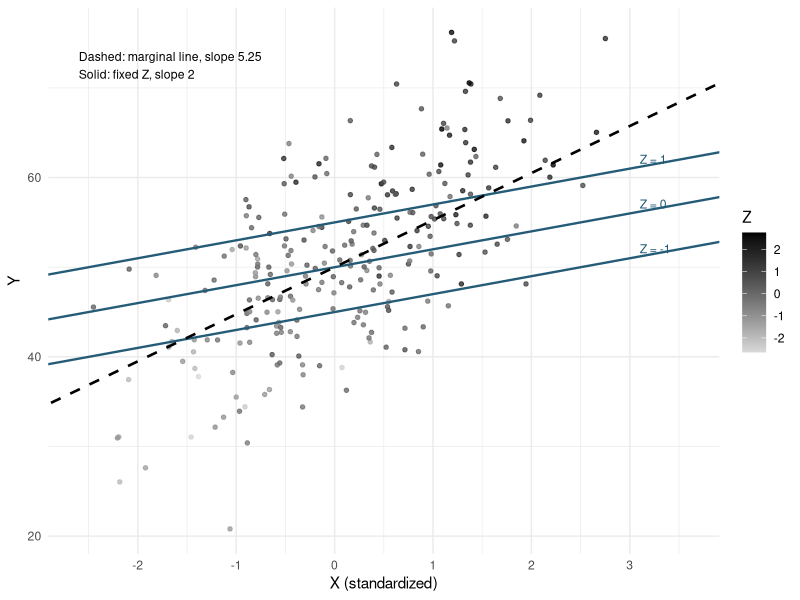
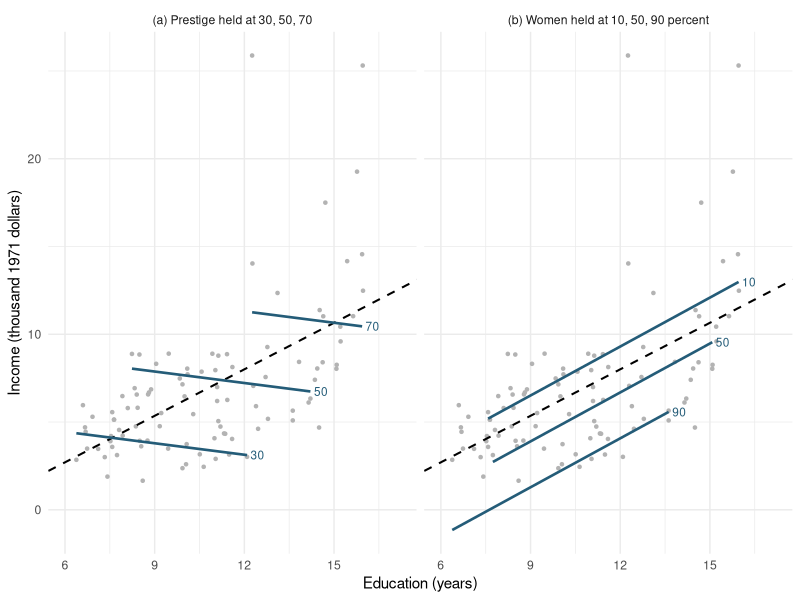
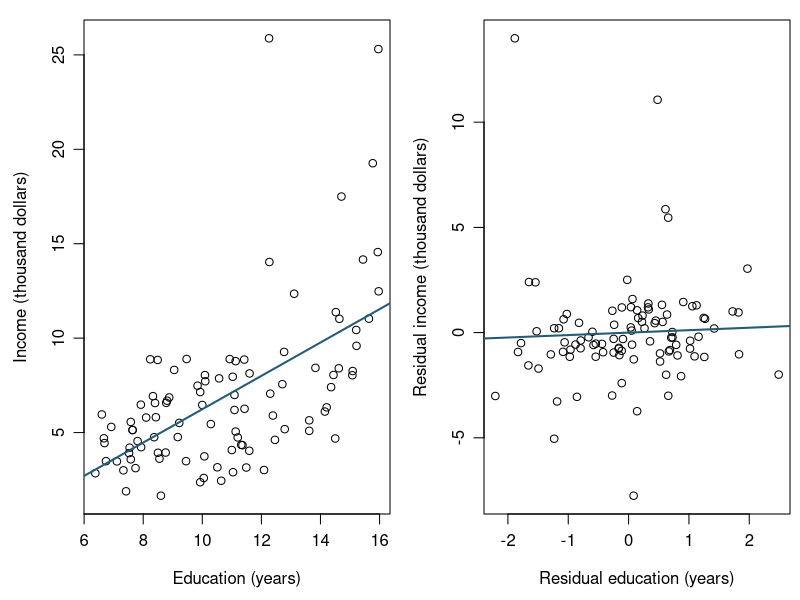
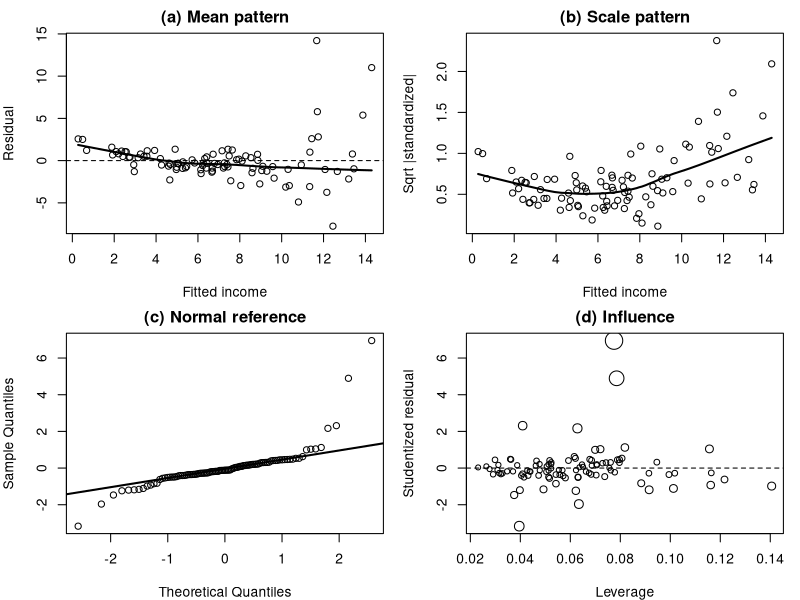
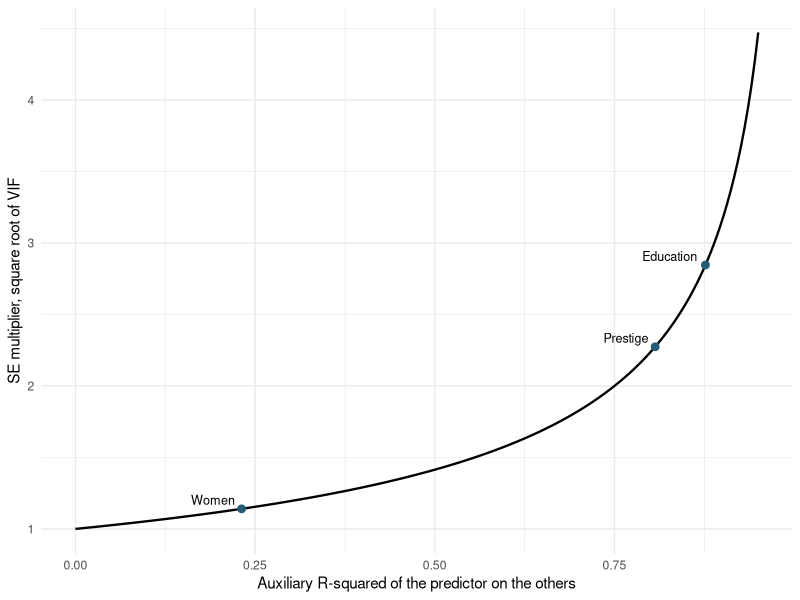
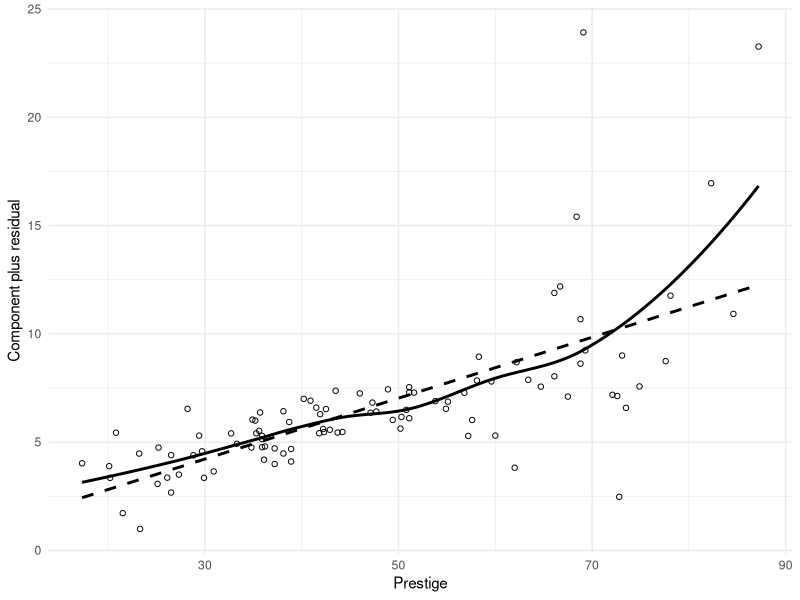
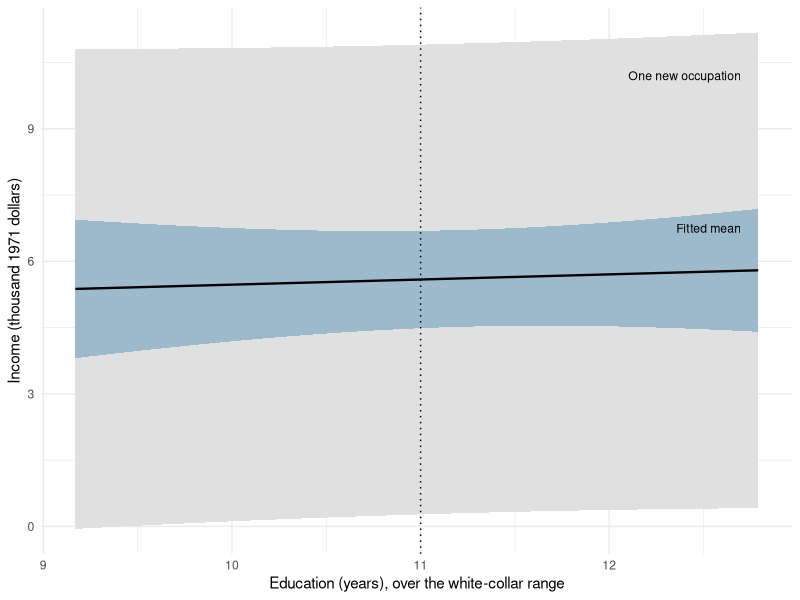
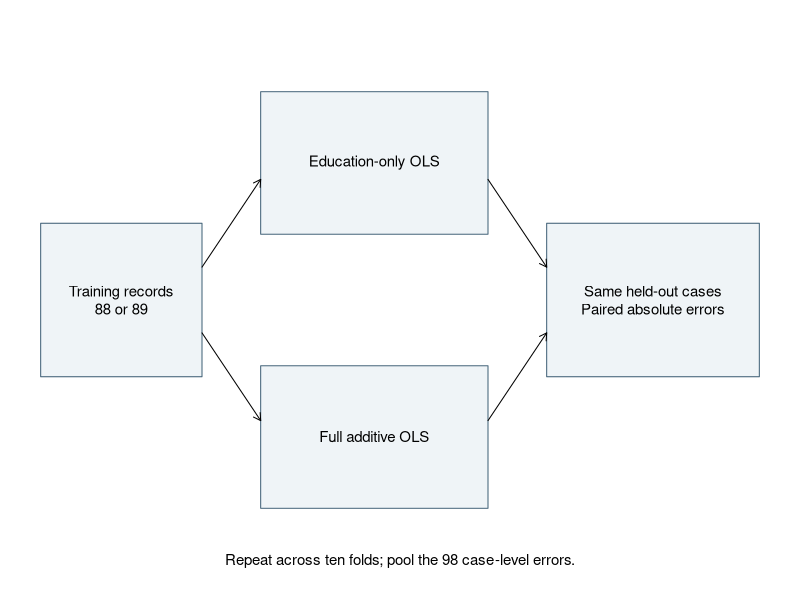

Reproduce these figures in R, in order.
## ---- chunk 1
#| label: setup
#| include: false
knitr::opts_chunk$set(echo = FALSE, warning = FALSE, message = FALSE,
  fig.pos = "!ht")
if (knitr::is_latex_output()) knitr::opts_chunk$set(dev = "cairo_pdf")
options(digits = 7, width = 68)
ggplot2::theme_set(ggplot2::theme_minimal(base_size = 11))
## ---- chunk 2
#| label: fig-ch8-known-process
#| fig-cap: "One generated sample from the known process, with its marginal line and three lines at fixed $Z$."
#| fig-alt: "Scatterplot of 250 generated points of Y against standardized X, shaded by Z, with darker points higher and to the right. Three parallel solid lines at Z equal to minus one, zero and one rise with slope 2. A steeper dashed line, the marginal line, rises with slope 5.25 and crosses the three solid lines."
#| fig-width: 6.1
#| fig-height: 3.5
RNGkind("Mersenne-Twister", "Inversion", "Rejection")
set.seed(82108)
ch8a_n <- 250
ch8a_x <- rnorm(ch8a_n)
ch8a_z <- .65 * ch8a_x + sqrt(1 - .65^2) * rnorm(ch8a_n)
ch8a_y <- 50 + 2 * ch8a_x + 5 * ch8a_z + rnorm(ch8a_n, sd = 6)
ch8a_sim <- data.frame(strategy = ch8a_x, prior = ch8a_z,
                       score = ch8a_y)
sim <- data.frame(x = ch8a_x, z = ch8a_z, y = ch8a_y)
ch8_lines <- data.frame(prior = c(-1, 0, 1),
                        intercept = 50 + 5 * c(-1, 0, 1))
ggplot2::ggplot(ch8a_sim, ggplot2::aes(strategy, score)) +
  ggplot2::geom_point(ggplot2::aes(colour = prior), size = 1.2,
                      alpha = .8) +
  ggplot2::geom_abline(data = ch8_lines,
                       ggplot2::aes(intercept = intercept, slope = 2),
                       colour = "#245C78", linewidth = .8) +
  ggplot2::geom_abline(intercept = 50, slope = 5.25, linetype = 2,
                       linewidth = .9) +
  ggplot2::annotate("text", x = 3.1, y = 50 + 2 * 3.1 + 5 * c(-1, 0, 1),
                    label = c("Z = -1", "Z = 0", "Z = 1"),
                    hjust = 0, vjust = -0.35, size = 3.1,
                    colour = "#245C78") +
  ggplot2::annotate("text", x = -2.6, y = 74, hjust = 0, vjust = 1,
                    size = 3.1,
                    label = "Dashed: marginal line, slope 5.25\nSolid: fixed Z, slope 2") +
  ggplot2::scale_colour_gradient(low = "grey85", high = "black") +
  ggplot2::scale_x_continuous(limits = c(-2.6, 3.6), breaks = -2:3) +
  ggplot2::labs(x = "X (standardized)", y = "Y", colour = "Z")
## ---- chunk 3
#| label: ch8-records-prepare
#| include: false
d0 <- carData::Prestige
all_occ <- d0
all_occ$occupation <- rownames(all_occ)
all_occ$income_k <- all_occ$income / 1000
all_occ$type <- factor(all_occ$type, levels = c("bc", "prof", "wc"))
vars <- c("income_k", "education", "prestige", "women", "type")
dat <- all_occ[complete.cases(all_occ[, vars]), ]
## ---- chunk 4
#| label: ch8-fits
#| echo: true
m0 <- lm(income_k ~ education, data = dat)
m_w <- lm(income_k ~ education + women, data = dat)
m1 <- lm(income_k ~ education + prestige, data = dat)
m2 <- lm(income_k ~ education + prestige + women + type, data = dat)
coef(m_w)
coef(m2)
## ---- chunk 5
#| label: fig-ch8-grid
#| fig-width: 6.4
#| fig-height: 3.5
#| fig-cap: "Fitted income against education at three held values of prestige (a) or of the percentage of women (b), each line drawn over the education observed near its held value, with the dashed marginal education-only line."
#| fig-alt: "Both panels show the 98 occupation records and a rising dashed marginal line. In panel a, gently falling solid lines at prestige 30, 50 and 70 sit over successively higher education ranges. In panel b, rising solid lines at 10, 50 and 90 percent women are almost parallel to the marginal line, with the line for more women lower."
ch8_lines <- function(fit, held, values, panel) {
  do.call(rbind, lapply(values, function(v) {
    nearby <- dat[abs(dat[[held]] - v) <= 7.5, ]
    grid <- data.frame(education = seq(min(nearby$education),
      max(nearby$education), length.out = 40))
    grid[[held]] <- v
    data.frame(Panel = panel, Held = v, education = grid$education,
      fit = predict(fit, newdata = grid))
  }))
}
ch8_panels <- c("(a) Prestige held at 30, 50, 70",
  "(b) Women held at 10, 50, 90 percent")
ch8_grid <- rbind(ch8_lines(m1, "prestige", c(30, 50, 70), ch8_panels[1]),
  ch8_lines(m_w, "women", c(10, 50, 90), ch8_panels[2]))
ch8_points <- data.frame(Panel = rep(ch8_panels, each = nrow(dat)),
  education = dat$education, income_k = dat$income_k)
ch8_ends <- ch8_grid[!duplicated(ch8_grid[c("Panel", "Held")],
  fromLast = TRUE), ]
ggplot2::ggplot(ch8_grid, ggplot2::aes(education, fit)) +
  ggplot2::geom_point(data = ch8_points, ggplot2::aes(y = income_k),
    colour = "grey70", size = .9) +
  ggplot2::geom_abline(intercept = coef(m0)[1], slope = coef(m0)[2],
    linetype = 2, linewidth = .7) +
  ggplot2::geom_line(ggplot2::aes(group = Held), colour = "#245C78",
    linewidth = .9) +
  ggplot2::geom_text(data = ch8_ends, ggplot2::aes(label = Held),
    hjust = -.25, size = 3, colour = "#245C78") +
  ggplot2::facet_wrap(~Panel) +
  ggplot2::scale_x_continuous(limits = c(6, 17.2)) +
  ggplot2::labs(x = "Education (years)",
    y = "Income (thousand 1971 dollars)")
## ---- chunk 6
#| label: fig-ch8-partial
#| fig-cap: "Marginal and residualized income--education comparisons in the same 98 occupations."
#| fig-alt: "The marginal scatterplot has a positive fitted line. After linearly removing prestige, women, and type from both variables, the fitted line is nearly flat and substantial residual variation remains."
#| fig-width: 6.4
#| fig-height: 3.5
r_E <- residuals(lm(education ~ prestige + women + type, data = dat))
r_Y <- residuals(lm(income_k ~ prestige + women + type, data = dat))
oldpar <- par(mfrow = c(1, 2), mar = c(4.3, 4.2, 1, .5), mgp = c(2.7, .8, 0))
plot(dat$education, dat$income_k, pch = 1, xlab = "Education (years)",
     ylab = "Income (thousand dollars)")
abline(m0, col = "#245C78", lwd = 2)
plot(r_E, r_Y, pch = 1, xlab = "Residual education (years)",
     ylab = "Residual income (thousand dollars)")
abline(a = 0, b = coef(m2)["education"], col = "#245C78", lwd = 2)
par(oldpar)
## ---- chunk 7
#| label: ch8-uncertainty
#| echo: true
confint(m2, "education")
hc3_covariance <- sandwich::vcovHC(m2, type = "HC3")
hc3_se <- sqrt(hc3_covariance["education", "education"])
coef(m2)["education"] + c(-1, 1) * qt(.975, 92) * hc3_se
## ---- chunk 8
#| label: ch8-overall-f
#| echo: true
summary(m2)$fstatistic
## ---- chunk 9
#| label: ch8-diagnostics-prepare
#| include: false
ch8_diag <- data.frame(
  occupation = rownames(dat), fitted = fitted(m2),
  residual = residuals(m2), standardized = rstandard(m2),
  studentized = rstudent(m2), leverage = hatvalues(m2),
  cooks = cooks.distance(m2)
)
ch8_top <- order(ch8_diag$cooks, decreasing = TRUE)[1:5]
ch8_diag[ch8_top, c("residual", "studentized", "leverage", "cooks")]
## ---- chunk 10
#| label: fig-ch8-diagnostics
#| echo: false
#| fig-cap: "Four complementary diagnostic views for the full additive model."
#| fig-alt: >
#|   Residual and scale plots show structure and changing spread.
#|   A normal quantile plot departs in both tails, most strongly on
#|   the right. The final panel relates leverage and studentized
#|   residuals, with point sizes indicating Cook's distance.
#| fig-width: 6.7
#| fig-height: 6.2
local({
  old <- par(no.readonly = TRUE)
  on.exit(par(old))
  par(mfrow = c(2, 2), mar = c(4, 4, 2, 1))
  z <- ch8_diag
  plot(z$fitted, z$residual, pch = 1,
       xlab = "Fitted income", ylab = "Residual",
       main = "(a) Mean pattern")
  abline(h = 0, lty = 2)
  lines(lowess(z$fitted, z$residual), lwd = 2)
  plot(z$fitted, sqrt(abs(z$standardized)), pch = 1,
       xlab = "Fitted income", ylab = "Sqrt |standardized|",
       main = "(b) Scale pattern")
  lines(lowess(z$fitted, sqrt(abs(z$standardized))), lwd = 2)
  qqnorm(z$studentized, pch = 1, main = "(c) Normal reference")
  qqline(z$studentized, lwd = 2)
  plot(z$leverage, z$studentized, pch = 1,
       cex = .8 + 2 * sqrt(z$cooks / max(z$cooks)),
       xlab = "Leverage", ylab = "Studentized residual",
       main = "(d) Influence")
  abline(h = 0, lty = 2)
})
## ---- chunk 11
#| label: tbl-ch8-support
#| echo: false
#| tbl-cap: "Predictor ranges within each recorded occupation type."
ch8_ranges <- do.call(rbind, lapply(split(dat, dat$type), function(g) {
  data.frame(n = nrow(g),
    Education = sprintf("%.2f--%.2f",
                        min(g$education), max(g$education)),
    Prestige = sprintf("%.1f--%.1f",
                       min(g$prestige), max(g$prestige)),
    Women = sprintf("%.2f--%.2f", min(g$women), max(g$women)))
}))
knitr::kable(cbind(Type = rownames(ch8_ranges), ch8_ranges),
  row.names = FALSE)
## ---- chunk 12
#| label: tbl-ch8-profile-support
#| echo: false
#| tbl-cap: "Four observed white-collar records recover the declared profile."
support_names <- c("radio.tv.announcers", "tellers.cashiers",
                   "receptionsts", "sales.supervisors")
support_rows <- dat[support_names, c("education", "prestige", "women")]
support_weights <- c(0.245243736035, 0.230972611567,
                     0.226143656937, 0.297639995461)
support_display <- data.frame(
  Occupation = c("Radio/TV announcers", "Tellers/cashiers",
                 "Receptionists", "Sales supervisors"),
  support_rows,
  Weight = sub("^0", "", format(round(unname(support_weights), 4),
    digits = 15, scientific = FALSE, trim = TRUE)),
  row.names = NULL
)
knitr::kable(support_display,
  col.names = c("Occupation", "Education", "Prestige", "Women", "Weight"),
  digits = c(0, 2, 1, 2, 4), align = c("l", "r", "r", "r", "r"))
## ---- chunk 13
#| label: fig-ch8-vif
#| fig-cap: "The SE multiplier grows steeply as the other predictors account for more of a predictor's variation."
#| fig-alt: "A curve of the square root of the VIF against the auxiliary R-squared rises slowly from 1 at zero and steeply beyond about 0.8. Points mark women near 0.23 with multiplier 1.14, prestige near 0.81 with 2.27, and education near 0.88 with 2.85."
#| fig-width: 6.1
#| fig-height: 3.1
ch8_vif <- car::vif(m2)[c("women", "prestige", "education"), 1]
ch8_vif_points <- data.frame(name = c("Women", "Prestige", "Education"),
                             r2 = 1 - 1 / ch8_vif,
                             multiplier = sqrt(ch8_vif))
ch8_vif_curve <- data.frame(r2 = seq(0, .95, length.out = 200))
ch8_vif_curve$multiplier <- sqrt(1 / (1 - ch8_vif_curve$r2))
ggplot2::ggplot(ch8_vif_curve, ggplot2::aes(r2, multiplier)) +
  ggplot2::geom_line(linewidth = .8) +
  ggplot2::geom_point(data = ch8_vif_points, size = 2.3,
                      colour = "#245C78") +
  ggplot2::geom_text(data = ch8_vif_points,
                     ggplot2::aes(label = name),
                     hjust = 1.15, vjust = -.4, size = 3.2) +
  ggplot2::labs(x = "Auxiliary R-squared of the predictor on the others",
                y = "SE multiplier, square root of VIF")
## ---- chunk 14
#| label: fig-ch8-partial-residual
#| echo: false
#| fig-cap: "The prestige component plus residual in the full additive model."
#| fig-alt: >
#|   A component-plus-residual scatterplot has a positive trend.
#|   A curved smooth bends upward at high prestige relative to the
#|   straight fitted component.
#| fig-width: 6.1
#| fig-height: 3.5
ch8_partial <- data.frame(
  prestige = dat$prestige,
  component = residuals(m2) + coef(m2)["prestige"] * dat$prestige
)
ggplot2::ggplot(ch8_partial, ggplot2::aes(prestige, component)) +
  ggplot2::geom_point(shape = 1) +
  ggplot2::geom_smooth(method = "lm", se = FALSE,
                      colour = "black", linetype = 2) +
  ggplot2::geom_smooth(method = "loess", se = FALSE,
                      colour = "black") +
  ggplot2::labs(x = "Prestige", y = "Component plus residual")
## ---- chunk 15
#| label: ch8-form-sensitivity
#| echo: true
ch8_curve <- update(m2, . ~ . + I(prestige^2))
anova(m2, ch8_curve)
c(full_education = unname(coef(m2)["education"]),
  curve_education = unname(coef(ch8_curve)["education"]))
## ---- chunk 16
#| label: ch8-profile-predict-check
#| echo: true
profile <- data.frame(education = 11, prestige = 45, women = 50,
                      type = factor("wc", levels = levels(dat$type)))
predict(m2, newdata = profile, interval = "confidence")
predict(m2, newdata = profile, interval = "prediction")
## ---- chunk 17
#| label: fig-ch8-bands
#| fig-cap: "Two 95% intervals for a white-collar profile at prestige 45 and women 50, across the white-collar education range."
#| fig-alt: "A nearly flat fitted line runs from about 5.4 to 5.8 thousand dollars as education rises from 9.17 to 12.79 years. A narrow dark band around it, the fitted-mean interval, is narrowest near 11 years and widens toward both ends. A much wider light band, the interval for one new occupation, runs from about 0 to 11 thousand dollars along the whole range. A dotted vertical line marks education 11."
#| fig-width: 6.1
#| fig-height: 3.3
wc_range <- range(dat$education[dat$type == "wc"])
band <- data.frame(education = seq(wc_range[1], wc_range[2],
                                   length.out = 60),
                   prestige = 45, women = 50,
                   type = factor("wc", levels = levels(dat$type)))
mean_band <- predict(m2, newdata = band, interval = "confidence")
new_band <- predict(m2, newdata = band, interval = "prediction")
band <- cbind(band, fit = mean_band[, "fit"],
              mean_lwr = mean_band[, "lwr"], mean_upr = mean_band[, "upr"],
              new_lwr = new_band[, "lwr"], new_upr = new_band[, "upr"])
ggplot2::ggplot(band, ggplot2::aes(education)) +
  ggplot2::geom_ribbon(ggplot2::aes(ymin = new_lwr, ymax = new_upr),
                       fill = "grey88") +
  ggplot2::geom_ribbon(ggplot2::aes(ymin = mean_lwr, ymax = mean_upr),
                       fill = "#9DB9CC") +
  ggplot2::geom_line(ggplot2::aes(y = fit), linewidth = .8) +
  ggplot2::geom_vline(xintercept = 11, linetype = 3) +
  ggplot2::annotate("text", x = 12.7, y = c(10.2, 6.75), hjust = 1,
                    size = 3.1,
                    label = c("One new occupation", "Fitted mean")) +
  ggplot2::labs(x = "Education (years), over the white-collar range",
                y = "Income (thousand 1971 dollars)")
## ---- chunk 18
#| label: ch8-standardization-first
#| echo: true
white_profiles <- dat
white_profiles$type <- factor("wc", levels = levels(dat$type))
mean(predict(m2, newdata = white_profiles))
## ---- chunk 19
#| label: fig-ch8-folds
#| fig-cap: "Shared held-out cases let two fixed learning rules face the same prediction task."
#| fig-alt: "A training-record box branches to education-only OLS and full OLS. Both arrows lead to predictions for the same held-out records, then to paired absolute errors. The diagram is repeated over ten folds."
#| fig-width: 6.3
#| fig-height: 3.3
par(mar = c(.2, .2, .2, .2))
plot.new()
plot.window(xlim = c(0, 10), ylim = c(0, 5))
boxtext <- function(x1, y1, x2, y2, label, fill = "#EFF4F7") {
  rect(x1, y1, x2, y2, col = fill, border = "#426278")
  text((x1 + x2)/2, (y1 + y2)/2, label, cex = .9)
}
boxtext(.1, 1.8, 2.3, 3.2, "Training records\n88 or 89")
boxtext(3.1, 3.1, 6.2, 4.4, "Education-only OLS")
boxtext(3.1, .6, 6.2, 1.9, "Full additive OLS")
boxtext(7, 1.8, 9.9, 3.2, "Same held-out cases\nPaired absolute errors")
arrows(2.3, 2.8, 3.1, 3.6, length = .08)
arrows(2.3, 2.2, 3.1, 1.4, length = .08)
arrows(6.2, 3.6, 7, 2.8, length = .08)
arrows(6.2, 1.4, 7, 2.2, length = .08)
text(5, .12, "Repeat across ten folds; pool the 98 case-level errors.", cex = .9)
## ---- chunk 20
#| label: ch8-fold-prepare
#| include: false
RNGkind("Mersenne-Twister", "Inversion", "Rejection")
set.seed(80806)
fold <- sample(rep(seq_len(10), length.out = nrow(dat)))
held_fold <- fold[1]
train <- dat[fold != held_fold, ]
held <- dat[fold == held_fold, ]
c(fold = held_fold, training = nrow(train), held_out = nrow(held))
fold_simple <- lm(income_k ~ education, data = train)
fold_full <- lm(income_k ~ education + prestige + women + type,
                data = train)
first_case <- dat[1, ]
first_predictions <- c(
  Education = unname(predict(fold_simple, first_case)),
  Full = unname(predict(fold_full, first_case)))
first_predictions
abs(first_predictions - first_case$income_k)
## ---- chunk 21
#| label: ch8a-repetition
#| echo: false
#| results: hide
set.seed(82109)
ch8a_one_rep <- function() {
  x <- rnorm(150)
  z <- .65 * x + sqrt(1 - .65^2) * rnorm(150)
  y <- 50 + 2 * x + 5 * z + rnorm(150, sd = 6)
  c(Marginal = unname(coef(lm(y ~ x))["x"]),
    Conditional = unname(coef(lm(y ~ x + z))["x"]))
}
ch8a_slopes <- t(replicate(1000, ch8a_one_rep()))
## ---- chunk 22
#| label: tbl-ch8a-repeated
#| echo: false
#| tbl-cap: "Targets and results across 1,000 generated samples."
knitr::kable(data.frame(
  Model = colnames(ch8a_slopes),
  Target = format(round(c(5.25, 2), 4), digits = 15, trim = TRUE),
  Mean = format(round(colMeans(ch8a_slopes), 4), digits = 15, trim = TRUE),
  SD = format(round(apply(ch8a_slopes, 2, sd), 4), digits = 15,
              trim = TRUE), row.names = NULL
), align = c("l", "r", "r", "r"))
## ---- chunk 23
#| label: fig-ch8a-repeated
#| echo: false
#| fig-cap: "Sampling distributions around two different targets."
#| fig-alt: >
#|   Separate panels show marginal slopes centered near 5.25 and
#|   conditional slopes centered near 2. Dashed lines mark their
#|   respective population targets.
#| fig-width: 6.1
#| fig-height: 3.8
ch8a_long <- data.frame(
  Slope = c(ch8a_slopes[, 1], ch8a_slopes[, 2]),
  Model = rep(c("Marginal", "Conditional"), each = 1000)
)
ch8a_targets <- data.frame(
  Model = c("Marginal", "Conditional"), Target = c(5.25, 2)
)
ggplot2::ggplot(ch8a_long, ggplot2::aes(Slope)) +
  ggplot2::geom_density(fill = "grey80") +
  ggplot2::geom_vline(
    data = ch8a_targets, ggplot2::aes(xintercept = Target),
    linetype = 2
  ) +
  ggplot2::facet_wrap(~Model, scales = "free_x") +
  ggplot2::labs(x = "Estimated slope of X", y = "Density")
## ---- chunk 24
#| label: tbl-ch8b-influence
#| echo: false
#| tbl-cap: "The five largest Cook's distances in the full fit."
ch8_minus4 <- function(x) {
  out <- format(round(x, 4), digits = 15, scientific = FALSE, trim = TRUE)
  ifelse(x < 0, paste0("$", out, "$"), out)
}
ch8_influence <- ch8_diag[ch8_top,
  c("occupation", "residual", "leverage", "cooks")]
ch8_influence[-1] <- lapply(ch8_influence[-1], ch8_minus4)
knitr::kable(ch8_influence, row.names = FALSE, escape = FALSE,
  align = c("l", "r", "r", "r"),
  col.names = c("Occupation", "Residual", "Leverage", "Cook's distance"))
## ---- chunk 25
#| label: tbl-ch8b-hc3
#| echo: false
#| tbl-cap: "Coefficient estimates and two covariance summaries."
knitr::kable(data.frame(
  Term = names(coef(m2)), Estimate = ch8_minus4(coef(m2)),
  Classical_SE = ch8_minus4(sqrt(diag(vcov(m2)))),
  HC3_SE = ch8_minus4(sqrt(diag(hc3_covariance))), row.names = NULL
), row.names = FALSE, escape = FALSE, align = c("l", "r", "r", "r"),
  col.names = c("Term", "Estimate", "Classical SE", "HC3 SE"))
## ---- chunk 26
#| label: ch8-anchor-check
#| include: false
local({
  had_seed <- exists(".Random.seed", envir = .GlobalEnv, inherits = FALSE)
  if (had_seed) old_seed <- get(".Random.seed", envir = .GlobalEnv)
  on.exit({
    if (had_seed) assign(".Random.seed", old_seed, envir = .GlobalEnv)
    else if (exists(".Random.seed", envir = .GlobalEnv, inherits = FALSE))
      rm(".Random.seed", envir = .GlobalEnv)
  })
  check <- function(actual, expected, label) {
    if (!isTRUE(all.equal(unname(round(as.numeric(actual), 4)),
                         as.numeric(expected), tolerance = 1e-9)))
      stop("Chapter 8 numeric anchor: ", label)
  }
  stopifnot(nrow(dat) == 98, identical(as.integer(table(dat$type)), c(44L,31L,23L)),
            identical(levels(dat$type), c("bc","prof","wc")), df.residual(m2)==92)
  check(c(mean(dat$education),sd(dat$education),cor(dat$education,dat$prestige),
          cor(dat$education,dat$women)),c(10.7951,2.7489,.8665,.0619),"records")
  fits <- list(m0,m_w,m1,m2)
  check(sapply(fits,function(f) coef(f)["education"]),
        c(.883,.9292,-.2179,.1164),"same-row slopes")
  check(sapply(fits,function(f) summary(f)$r.squared),
        c(.3296,.5641,.4996,.6362),"training R squared")
  check(c(coef(m_w)["women"],sqrt(diag(vcov(m_w)))[c("education","women")]),
        c(-.0654,.1044,.0091),"education and women")
  check(c(coef(lm(prestige~education,dat))[2],coef(lm(women~education,dat))[2]),
        c(5.3884,.7069),"omitted-variable slopes")
  check(coef(m2),c(.4205,.1164,.1406,-.0535,.3242,.2353),"full coefficients")
  check(sqrt(diag(vcov(m2)))[-1],c(.2752,.0354,.0097,1.4631,.9848),"full SEs")
  check(c(sigma(m2),sigma(m2)^2,summary(m2)$adj.r.squared),
        c(2.6187,6.8575,.6164),"full fit")
  check(c(cor(r_E,r_Y),sd(r_E),sd(dat$education)/sd(r_E)),
        c(.0441,.9661,2.8455),"residual variation")
  check(coef(summary(m2))["education",],c(.1164,.2752,.423,.6732),"partial inference")
  check(coef(summary(lm(r_Y~r_E)))[2,],c(.1164,.2694,.4321,.6666),"naive residual fit")
  check(c(var(dat$education),vcov(m2)["education","education"]),
        c(7.5567,.0757),"two covariance objects")
  check(confint(m2,"education"),c(-.4302,.6631),"classical interval")
  check(c(hc3_se,coef(m2)["education"]+c(-1,1)*qt(.975,92)*hc3_se),
        c(.3823,-.6429,.8758),"HC3 interval")
  check(c(summary(m2)$fstatistic[1],summary(m0)$fstatistic[1]),
        c(32.1747,47.1956),"overall F")
  stopifnot(abs(sum(support_weights)-1)<1e-10,
    max(abs(colSums(as.matrix(support_rows)*support_weights)-c(11,45,50)))<1e-10)
  check(car::vif(m2)[c("education","prestige","women"),1],
        c(8.0968,5.17,1.3007),"VIF")
  check(c(anova(m2,ch8_curve)$F[2],anova(m2,ch8_curve)$`Pr(>F)`[2],
          coef(ch8_curve)["education"]),c(6.736,.011,-.0298),"curvature sensitivity")
  check(c(cooks.distance(m2)["general.managers"],
          coef(update(m2,data=dat[rownames(dat)!="general.managers",]))["education"]),
        c(.4467,.4372),"deletion sensitivity")
  check(predict(m2,profile,interval="confidence"),c(5.5886,4.4865,6.6908),"profile mean")
  check(predict(m2,profile,interval="prediction"),c(5.5886,.2722,10.9051),"profile new case")
  for (g in levels(dat$type)) {
    changed <- dat; changed$type <- factor(g,levels=levels(dat$type))
    a <- colMeans(model.matrix(~education+prestige+women+type,changed))
    se <- sqrt(drop(t(a)%*%vcov(m2)%*%a)); est <- mean(predict(m2,changed))
    target <- switch(g,bc=c(6.7811,.6942,5.4023,8.1598),
       prof=c(7.1053,.9011,5.3156,8.895),wc=c(7.0164,.6177,5.7896,8.2432))
    check(c(est,se,est+c(-1,1)*qt(.975,92)*se),target,paste("standardization",g))
  }
  check(tapply(dat$income_k,dat$type,mean),c(5.3741,10.5595,5.0523),"group means")
  check(c(coef(lm(score~strategy+prior,ch8a_sim))[2:3],
          sqrt(diag(vcov(lm(score~strategy+prior,ch8a_sim))))[2:3],
          coef(lm(score~strategy,ch8a_sim))[2],
          sqrt(diag(vcov(lm(score~strategy,ch8a_sim))))[2]),
        c(3.0259,4.3991,.5325,.5282,5.9971,.4466),"one simulated sample")
  check(c(colMeans(ch8a_slopes),apply(ch8a_slopes,2,sd)),
        c(5.2581,2.001,.5952,.6707),"repeated samples")
  cv <- function(fold) {
    pred <- matrix(NA_real_,nrow(dat),2)
    for (k in sort(unique(fold))) {
      tr <- dat[fold!=k,];te <- dat[fold==k,]
      a <- lm(income_k~education,tr)
      b <- lm(income_k~education+prestige+women+type,tr)
      stopifnot(all(table(tr$type)>0),a$rank==2,b$rank==6)
      pred[fold==k,] <- cbind(predict(a,te),predict(b,te))
    }
    list(pred=pred,mae=colMeans(abs(pred-dat$income_k)))
  }
  set.seed(80806);fold_check <- sample(rep(seq_len(10),length.out=nrow(dat)))
  ans <- cv(fold_check)
  stopifnot(fold_check[1]==9,sum(fold_check==9)==9)
  check(ans$pred[1,],c(8.9461,11.5948),"first held-out predictions")
  check(ans$mae,c(2.4031,1.5412),"pooled MAE")
  check(sqrt(colMeans((ans$pred-dat$income_k)^2)),c(3.5051,2.7111),"pooled RMSE")
  set.seed(80807)
  resplit <- replicate(200,{
    out <- cv(sample(rep(seq_len(10),length.out=nrow(dat))))
    out$mae[2]-out$mae[1]
  })
  check(c(mean(resplit),range(resplit)),c(-.8311,-.914,-.741),"resplit sensitivity")
  check(c(sqrt(mean(residuals(m2)^2)),as.numeric(logLik(m2)),AIC(m2),BIC(m2)),
        c(2.5373,-230.302,474.604,492.6988),"likelihood criteria")
})
